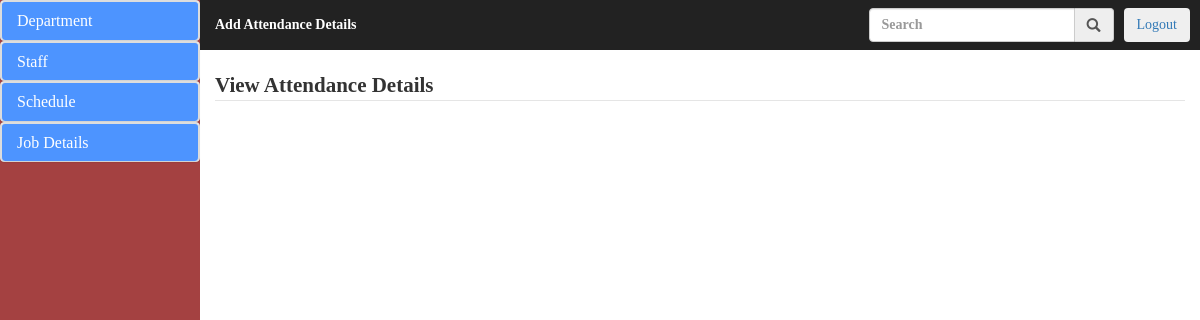
Page /admin/view_department.php (signed in) on the earlier database version.
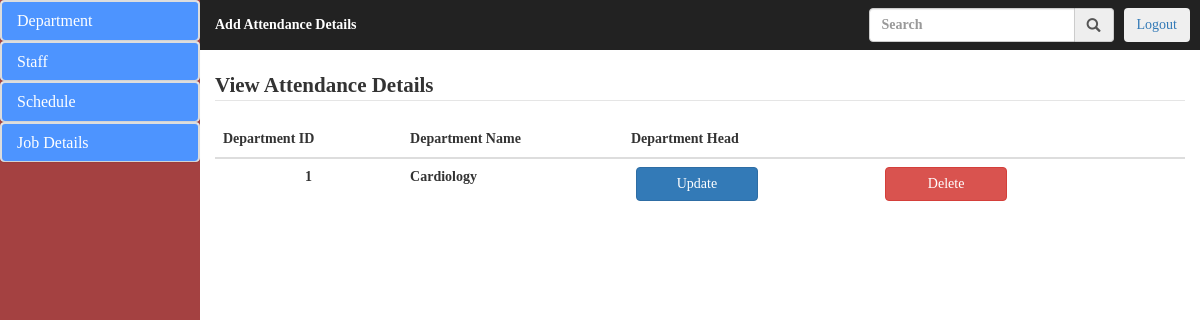
Same page on the later database version.
### tables this page shows
CREATE TABLE `department` (
  `dept_id` int(11) NOT NULL,
  `dept_name` varchar(255) NOT NULL
);

### admin/view_department.php (the view, shortened to what this page needs)
<!DOCTYPE html>
<html lang="en">
<head>
	  <link rel="stylesheet" href="bootstrap/css/bootstrap.css">
	 <link rel="stylesheet" href="css/styletry.css">
</head>
<body>
	<div class="col-sm-2 sidebar">
		<div class="panel-group">
							<div class="panel panel-default">
								<div class="panel panel-heading">
									<h4 class="panel-title"><a href="#collapse1" data-toggle="collapse">Department</a></h4>
								</div>
							</div>
							</div>
							<div class="panel-group">
								<div class="panel panel-default">
									<div class="panel panel-heading">
										<h4 class="panel-title"><a href="#collapse2" data-toggle="collapse">Staff</a></h4>
									</div>
								</div>
							</div>
							<div class="panel-group">
								<div class="panel panel-default">
									<div class="panel panel-heading">
										<h4 class="panel-title"><a href="#collapse4" data-toggle="collapse">Schedule</a></h4>
									</div>
								</div>
							</div>
							<div class="panel-group">
								<div class="panel panel-default">
									<div class="panel panel-heading">
										<h4 class="panel-title"><a href="#collapse5" data-toggle="collapse">Job Details</a></h4>
									</div>
								</div>
							</div>
	</div>
	<div class="col-sm-10 content">
		<div class="col-sm-12" style="padding: 0;">
			 <nav class="navbar navbar-inverse">
			 	 <div class="container-fluid" style="padding-left: 0;">
			 	 	<ul class="nav navbar-nav">
			 	 		 <li><a href="#" style="color: white;">Add Attendance Details</a></li>
			 	 	</ul>
			 	 	<div class="nav navbar-right nav-btn"><button class="btn"><a href="../user/index.php?logout='1'" style="text-decoration-style: none;">Logout</a></button></div>
			 	 	<ul class="nav navbar-right nav-btn">
				 	 	<div class="input-group">
							 <div class="input-group">
								  <input type="text" class="form-control" placeholder="Search" aria-describedby="basic-addon1">
								  <span class="input-group-addon" id="basic-addon1"><i class="glyphicon glyphicon-search"></i></span>
							</div>
						</div>
					</ul>
			 	 </div>
			 </nav>
		</div>
		<div class="col-sm-12"><legend>View Attendance Details</legend></div>
			 		<div class="col-sm-12">
			 			<?php
	  include_once("connection.php");
	  $sql = "SELECT * FROM department";
	  $result = mysqli_query($connect,$sql);
	  if(mysqli_num_rows($result) > 0){
		  echo "<table class='table'>";
		  echo "<thead>
					<tr>
					    <th>Department ID</th>
						<th>Department Name</th>
						<th>Department Head</th>
						<th></th>
						<th></th>
					</tr>
				</thead>";
		  echo "<tbody>";
	     while($row = mysqli_fetch_assoc($result)){
		       echo "<tr><td style='text-align:center;'>".
					 $row['dept_id'].
					"</td><td>".
					$row['dept_name'].
					 "</td>
					 <td>
					    <a href='update_department.php?id=".$row['dept_id']."'>
					      <button class='btn btn-primary'>Update</button>
						</a>
					</td>
					 <td>
						<a href='action/department_delete.php?id=".$row['dept_id']."'>
						  <button class='btn btn-danger'>Delete</button>
						</a>
					 </td>
					 </tr>";
		 }
		 echo "</tbody>";
	  }
	?>
					  	</div>
	</div>
</body>
</html>

Differences in the rows shown:
added department: dept_id "1", dept_name "Cardiology"
Other differences:
text now shown: "Department ID Department Name Department Head"
